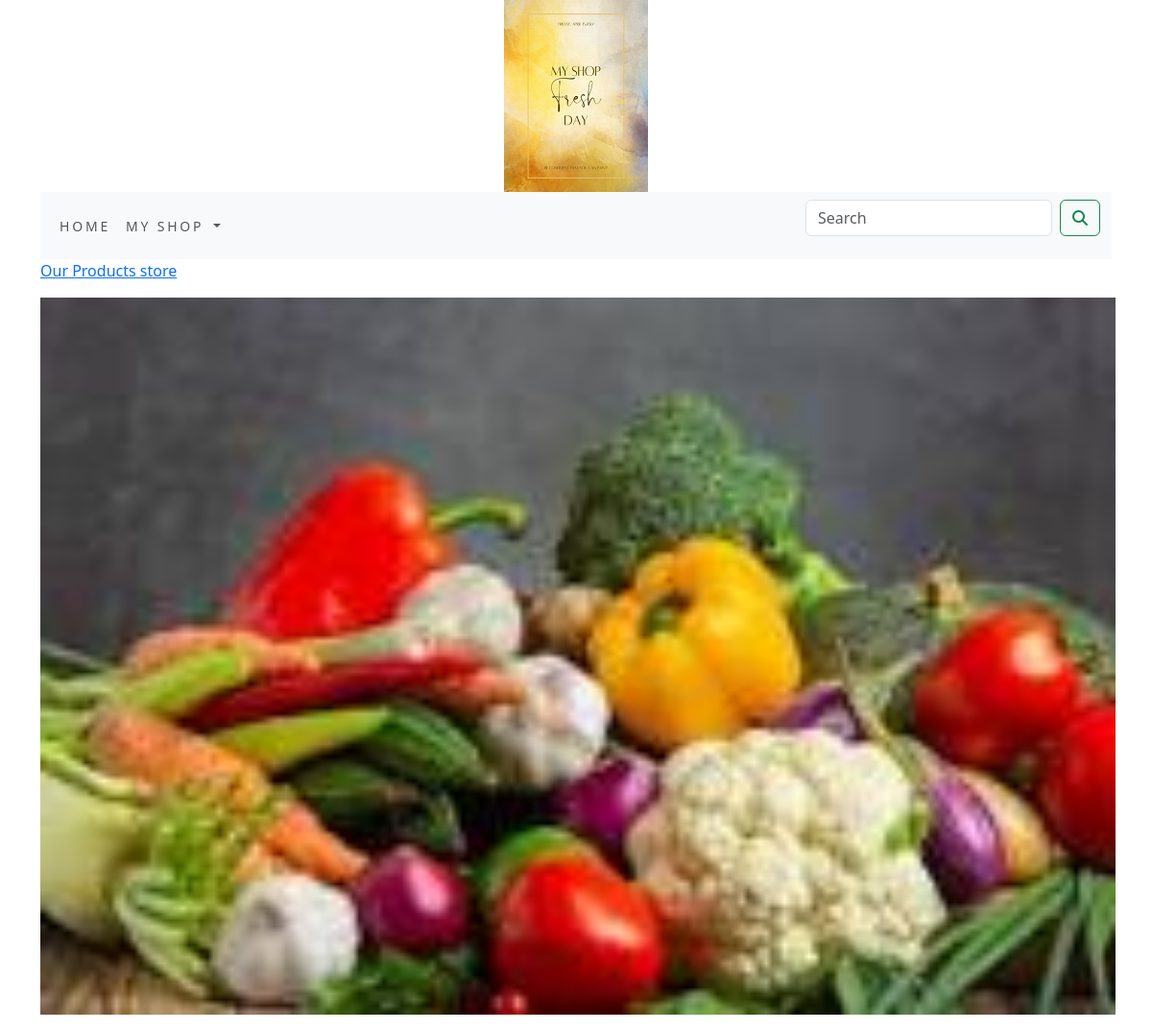
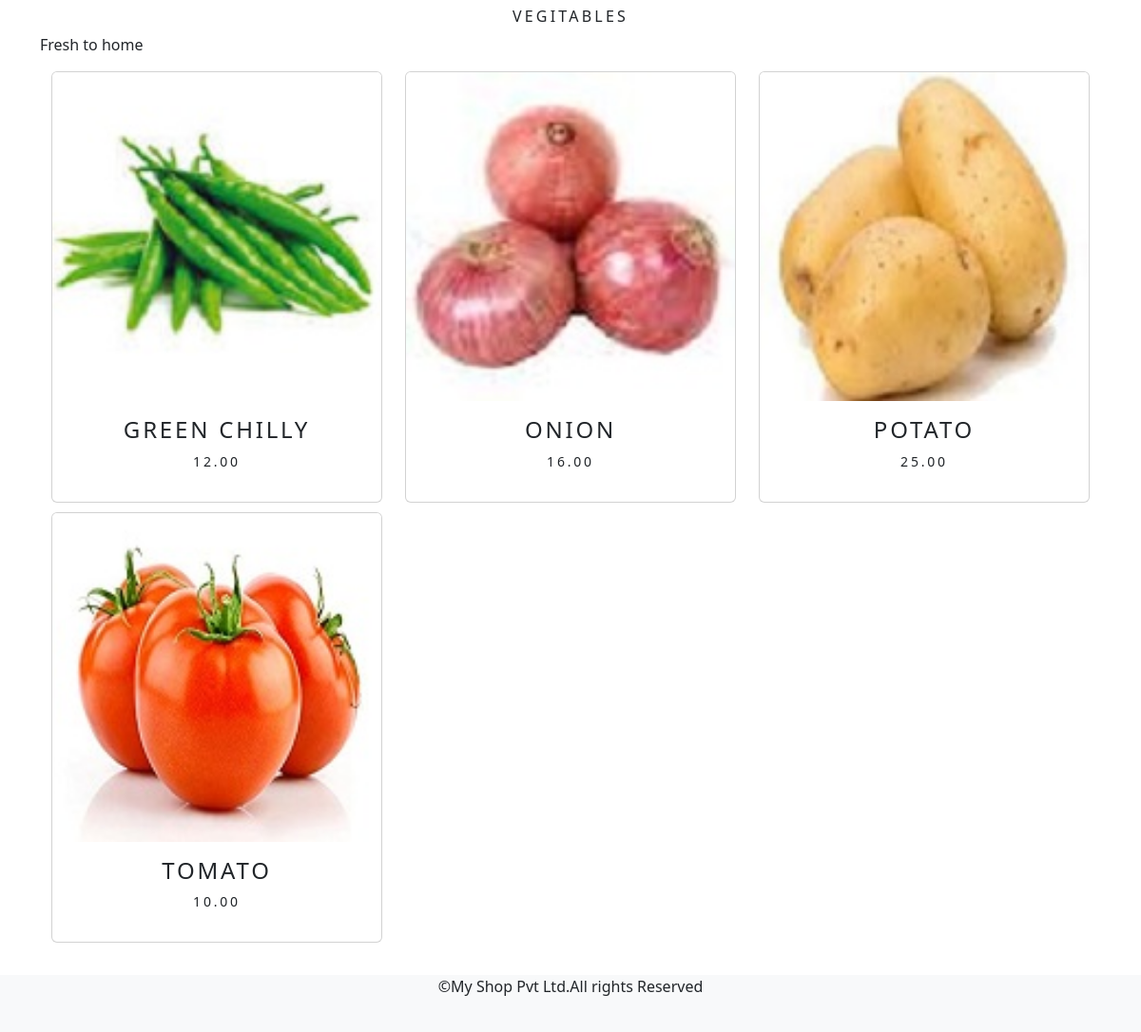
The app's page /cart/vegitables/ with its own data (2 pictures, top to bottom).
### cart/models.py (models this page shows, shortened)
class Category(models.Model):
    name=models.CharField(max_length=250,unique=True)
    slug=models.SlugField(max_length=250,unique=True)
    description=models.TextField(blank=True)
    image=models.ImageField(upload_to='category',blank=True)
    class Meta:
        ordering=('name',)
        verbose_name='category'
        verbose_name_plural='categories'
    def get_url(self):
        return reverse('cart:products_by_category', args=[self.slug])

class Product(models.Model):
    name=models.CharField(max_length=250,unique=True)
    slug=models.SlugField(max_length=250,unique=True)
    description=models.TextField(blank=True)
    price=models.DecimalField(max_digits=10,decimal_places=2)
    category=models.ForeignKey(Category,on_delete=models.CASCADE)
    image=models.ImageField(upload_to='product',blank=True)
    stock=models.IntegerField()
    available=models.BooleanField(default=True)
    created=models.DateTimeField(auto_now_add=True)
    updated=models.DateField(auto_now=True)
    def get_url(self):
        return reverse('cart:prodCatdetail',args=[self.category.slug,self.slug])
    class Meta:
        ordering=('name',)
        verbose_name='product'
        verbose_name_plural='products'

### cart/views.py (the view)
# urls.py: path('', views.allProdCat, name='allProdCat'),
def allProdCat(request, c_slug=None):
    c_page = None
    products_list = None
    if c_slug!=None:
        c_page = get_object_or_404(Category,slug=c_slug)
        products_list = Product.objects.all().filter(category=c_page, available=True)
    else:
        products_list = Product.objects.all().filter(available=True)
    paginator=Paginator(products_list,6)
    try:
        page=int(request.GET.get('page','1'))
    except:
        page=1
    try:
        products=paginator.page(page)
    except(EmptyPage,InvalidPage):
        products=paginator.page(paginator.num_pages)
    return render(request, "category.html", {'category': c_page, 'products': products})

### addcart/context_processors.py (called while the page is built)
def counter(request):
    item_count=0
    if 'admin' in request.path:
        return{}
    else:
        try:
            cart=Cart.objects.filter(cart_id=_cart_id(request))
            car_items=CartItem.objects.all().filter(cart=cart[:1])
            for cart_item in car_items:
                item_count +=cart_item.quantity
        except Cart.DoesNotExit:
            item_count =0
    return dict(item_count=item_count)

### addcart/views.py (called while the page is built)
def _cart_id(request):
    cart=request.session.session_key
    if not cart:
        cart=request.session.create()
    return cart

### cart/context_processors.py (called while the page is built)
def menu_links(request):
    links=Category.objects.all()
    return dict(links=links)

### template/category.html (shortened to what this page needs)
{% extends 'base.html' %}
{% load static %}
{% block content %}
{% if category %}
    <div>
      <div class="row my_row class">
          <div class="mx-auto">
        <p> <a href="{% url 'cart:allProdCat' %}">Our Products store</a> </p>
      </div>
          </div>
    </div>
    {% endif %}
<div class="mx_auto">
    {% if category %}
    <img class="my_image" src="{{category.image.url}}" alt="{{category.name}}">
</div>
    <br>
<div>
        <h1 class="text-center my_title">{{category.name}}</h1>
        <p class="text-justify">{{category.description}}</p>
</div>
      {% endif %}
<div class="container">
  <div class="row mx_auto">
    {% for product in products.object_list %}
    <div class="my_bottom_margin col-9 col-sm-12 col-md-4 xol-lg-4">
      <div class="card text-center" style="min-width:18rem">
        <a href="{{product.get_url}}"><img class="card-img-top my_image" src="{{product.image.url}}" alt="{{product.name}}"></a>
        <div class="card-body">
          <h4>{{ product.name }}</h4>
          <p>{{ product.price }}</p>
        </div>
      </div>
    </div>
    {% endfor %}
  </div>
    <br>
</div>
{% endblock %}

### static/css/custom.css (style rules this page uses)
body { font-family: 'Roboto', sans-serif; }
.my_image { width:1120; height:auto; }
.my_title { font-size:16px; text-transform:uppercase; letter-spacing:.20em; }
.my_bottom_margin { margin-bottom:10px; }
.card-body { font-size:14px; text-transform:uppercase; letter-spacing:.2em; }

### records on screen
Category: image (picture), name "VEGITABLES", description "Fresh to home"
Product: image (picture), name "GREEN CHILLY", price "12.00"
Product: image (picture), name "ONION", price "16.00"
Product: image (picture), name "POTATO", price "25.00"
Product: image (picture), name "TOMATO", price "10.00"
